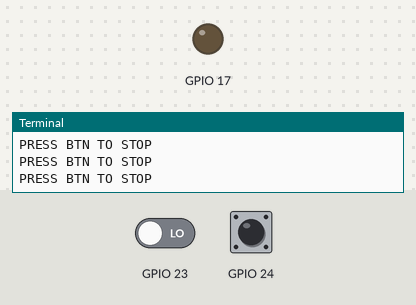
A program run on a simulated Raspberry Pi (BCM pin numbers). Shown: output pins drawn as LEDs (lit = HIGH), the last lines printed to the terminal. The inputs (shaded band) are chosen by the test bench; at power-on: GPIO 24 HIGH, GPIO 23 LOW. The camera gives no picture and a still takes 0.5 s.

Above: at 1.2 s.
1.3 s: GPIO 24 pulled LOW for 0.15 s
At 1.7 s:
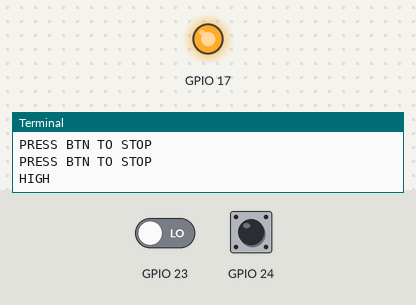
Timing chart, 0 to 4.3 s (numbered marks = the images above; inputs shaded):
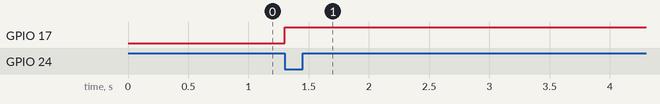

The program:

buttonTest_1.py
```python
# gray = rt btn_R; purple = LED+; gray = rt btn_L; white = lt btn_R; black = lt btn_L and resistor(->LED-)

import RPi.GPIO as GPIO
import time, os, picamera
from time import gmtime, strftime

GPIO.setmode(GPIO.BCM)
GPIO.setup(23, GPIO.IN, pull_up_down = GPIO.PUD_DOWN)
GPIO.setup(24, GPIO.IN, pull_up_down = GPIO.PUD_UP)
GPIO.setup(17, GPIO.OUT) # GPIO17 for LED

while True:
    if(GPIO.input(24) == 0): # this would be the trigger input pin
        print("HIGH")
        GPIO.output(17,GPIO.HIGH)
        GPIO.wait_for_edge(23, GPIO.FALLING)
        print("LOW")
        GPIO.output(17,GPIO.LOW)
        break

    print("PRESS BTN TO STOP")
```

Measured:
- after the input at 1.3 s, GPIO 17: LOW → HIGH at once
